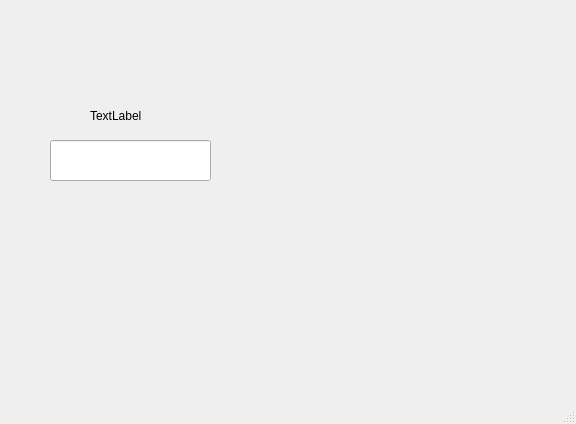
<?xml version="1.0" encoding="UTF-8"?>
<ui version="4.0">
 <class>MainWindow</class>
 <widget class="QMainWindow" name="MainWindow">
  <property name="geometry">
   <rect>
    <x>0</x>
    <y>0</y>
    <width>576</width>
    <height>424</height>
   </rect>
  </property>
  <property name="windowTitle">
   <string>MainWindow</string>
  </property>
  <widget class="QWidget" name="centralwidget">
   <widget class="QLabel" name="label">
    <property name="geometry">
     <rect>
      <x>90</x>
      <y>100</y>
      <width>91</width>
      <height>31</height>
     </rect>
    </property>
    <property name="text">
     <string>TextLabel</string>
    </property>
   </widget>
   <widget class="QLineEdit" name="lineEdit">
    <property name="geometry">
     <rect>
      <x>50</x>
      <y>140</y>
      <width>161</width>
      <height>41</height>
     </rect>
    </property>
    <property name="alignment">
     <set>Qt::AlignBottom|Qt::AlignHCenter</set>
    </property>
   </widget>
  </widget>
  <widget class="QMenuBar" name="menubar">
   <property name="geometry">
    <rect>
     <x>0</x>
     <y>0</y>
     <width>576</width>
     <height>22</height>
    </rect>
   </property>
  </widget>
  <widget class="QStatusBar" name="statusbar"/>
 </widget>
 <resources/>
 <connections/>
</ui>
